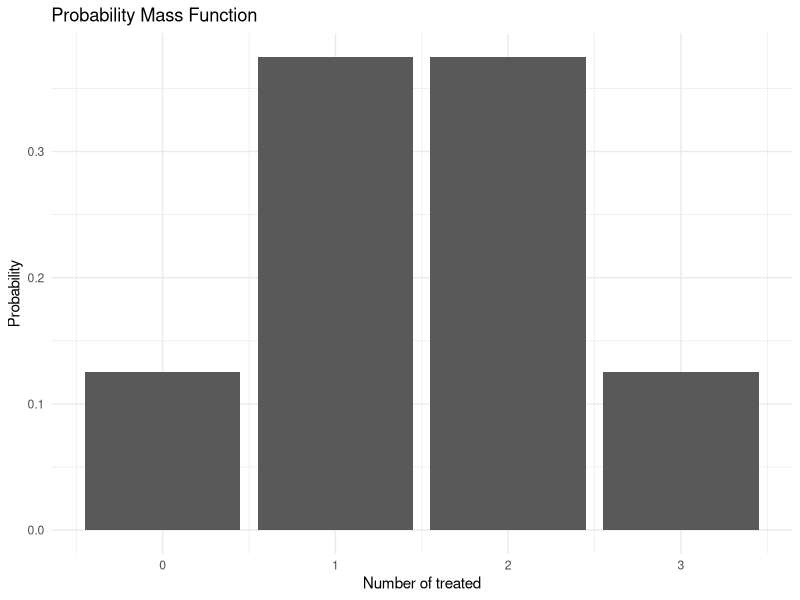
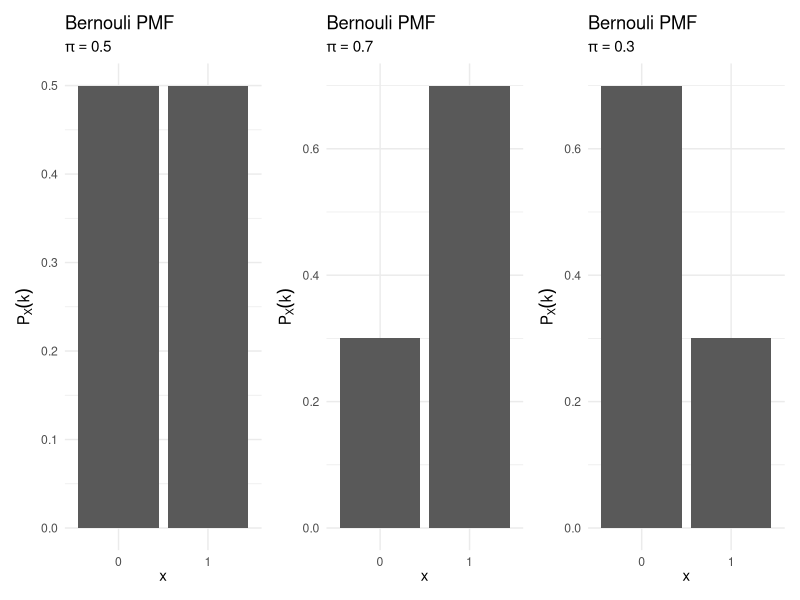
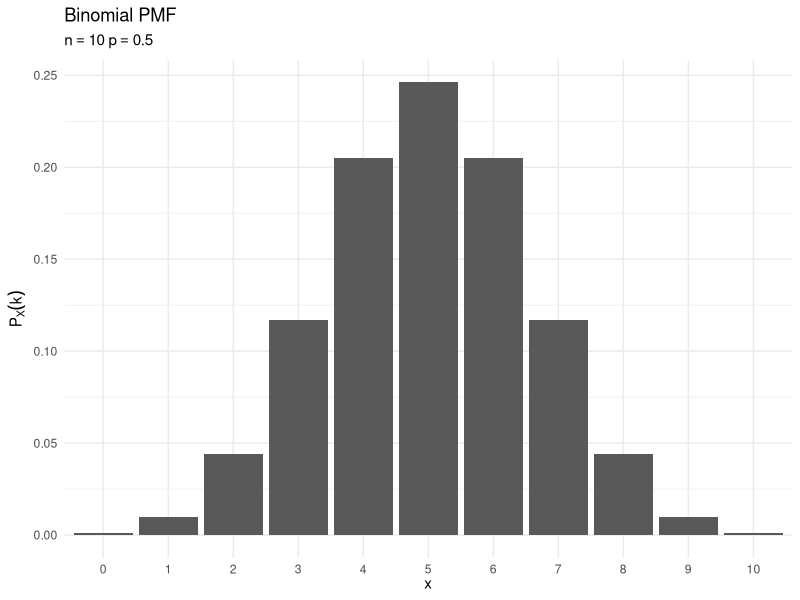
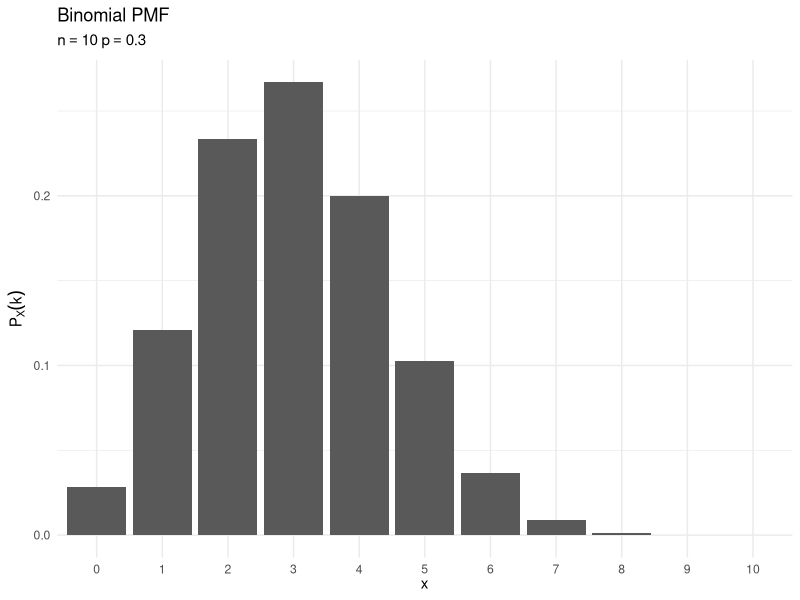
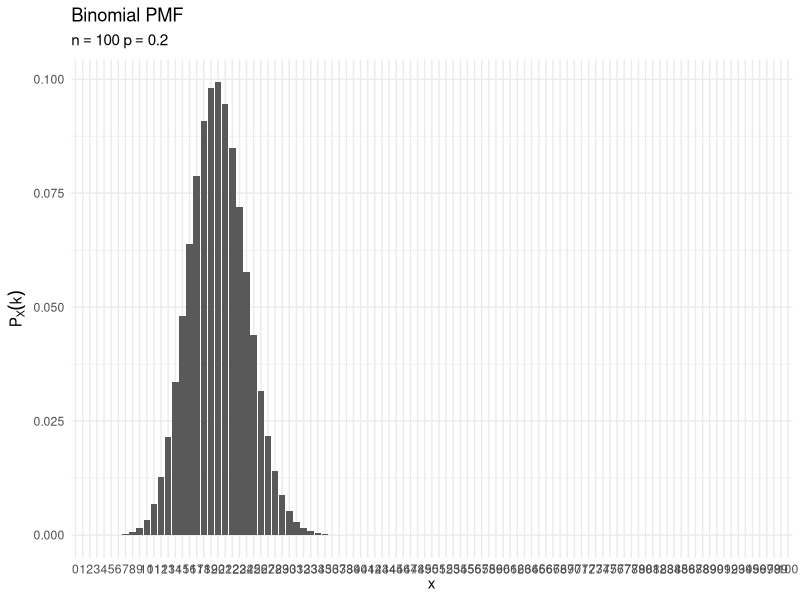
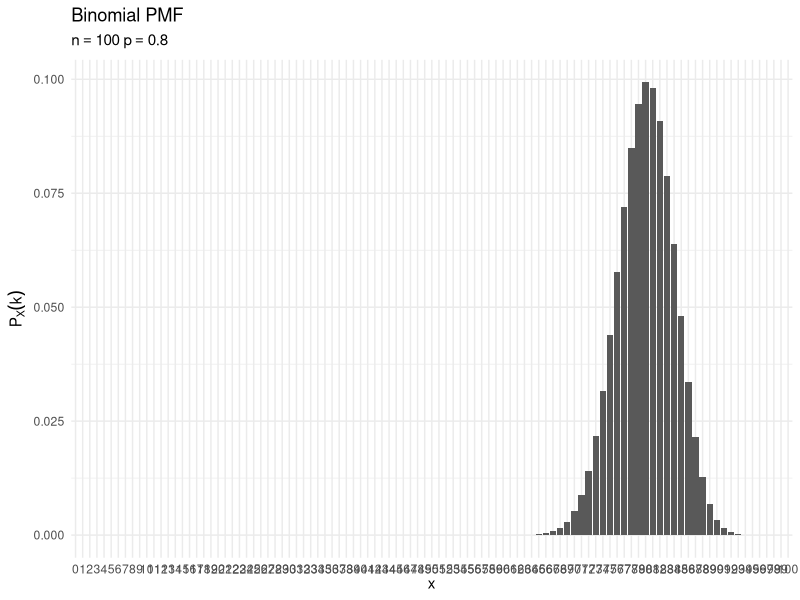
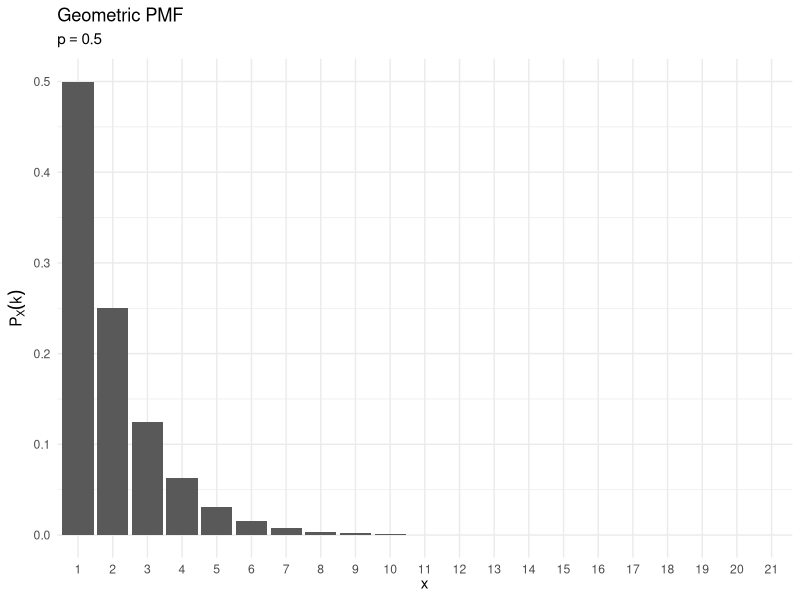
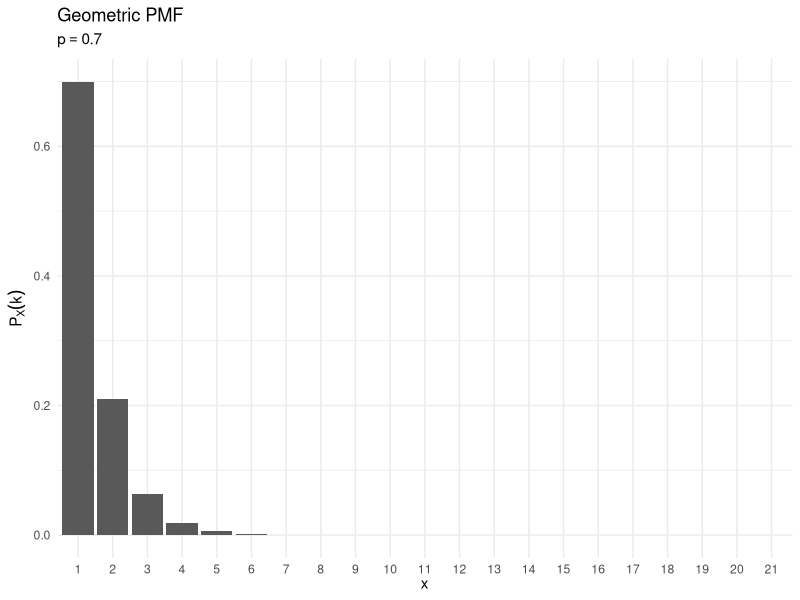

Reproduce these figures in R, in order.
## ---- chunk 1
knitr::opts_chunk$set(cache = TRUE)
## ---- chunk 2
library(tidyverse)
library(broom)
library(patchwork)

options(digits = 3)
set.seed(1234)
theme_set(theme_minimal())
## ---- chunk 3
pmf <- data_frame(x = 0:3,
           y = c(1/8, 3/8, 3/8, 1/8))

pmf %>%
  ggplot(aes(x, y)) +
  geom_col() +
  labs(title = "Probability Mass Function",
       x = "Number of treated",
       y = "Probability")
## ---- chunk 4
bernouli_plot <- function(p){
  data_frame(x = 0:1,
             p = dbinom(x = x, size = 1, prob = p)) %>%
    mutate(x = factor(x)) %>%
    ggplot(aes(x, p)) +
    geom_col() +
    labs(title = "Bernouli PMF",
         subtitle = bquote(pi == .(p)),
         x = expression(x),
         y = expression(P[X] (k)))
}
bernouli_plot(.5) +
  bernouli_plot(.7) +
  bernouli_plot(.3)
## ---- chunk 5
binomial_plot <- function(n, p){
  data_frame(x = 0:n,
             p = dbinom(x = x, size = n, prob = p)) %>%
    mutate(x = factor(x)) %>%
    ggplot(aes(x, p)) +
    geom_col() +
    labs(title = "Binomial PMF",
         subtitle = bquote(n == .(n) ~ p == .(p)),
         x = expression(x),
         y = expression(P[X] (k)))
}
binomial_plot(10, .5)
binomial_plot(10, .3)
binomial_plot(100, .2)
binomial_plot(100, .8)
## ---- chunk 6
geometric_plot <- function(p){
  data_frame(x = 0:20,
             p = dgeom(x = x, prob = p)) %>%
    mutate(x = factor(x + 1)) %>%
    ggplot(aes(x, p)) +
    geom_col() +
    labs(title = "Geometric PMF",
         subtitle = bquote(p == .(p)),
         x = expression(x),
         y = expression(P[X] (k)))
}

geometric_plot(.5)
geometric_plot(.7)
geometric_plot(.2)
## ---- chunk 7
poisson_plot <- function(lambda, max_n = 10){
  data_frame(x = 0:max_n,
             p = dpois(x = x, lambda = lambda)) %>%
    mutate(x = factor(x)) %>%
    ggplot(aes(x, p)) +
    geom_col() +
    labs(title = "Poisson PMF",
         subtitle = bquote(lambda == .(lambda)),
         x = expression(x),
         y = expression(P[X] (k)))
}
poisson_plot(2)
poisson_plot(5.5)
poisson_plot(78, max_n = 150)
## ---- chunk 8
data_frame(n = 1:50,
           prob = dpois(n, 5)) %>%
  ggplot(aes(n, prob)) +
  geom_col() +
  labs(x = "Number of threats",
       y = "Probability")
## ---- chunk 9
bernouli_cdf_plot <- function(p){
  df <- data_frame(x = 0:1,
                   pmf = dbinom(x = x, size = 1, prob = p),
                   cdf = pbinom(q = x, size = 1, prob = p)) %>%
    mutate(x = factor(x))
  
  ggplot(df, aes(x, pmf)) +
    geom_col() +
    labs(title = "Bernouli PMF",
         subtitle = bquote(pi == .(p)),
         x = expression(x),
         y = expression(P[X] (k))) +
    ggplot(df, aes(x, cdf)) +
    geom_col() +
    labs(title = "Bernouli CDF",
         subtitle = bquote(pi == .(p)),
         x = expression(x),
         y = expression(F[X] (k)))
}

bernouli_cdf_plot(.5)
bernouli_cdf_plot(.7)
bernouli_cdf_plot(.3)
## ---- chunk 10
binomial_cdf_plot <- function(n, p){
  df <- data_frame(x = 0:n,
                   pmf = dbinom(x = x, size = n, prob = p),
                   cdf = pbinom(q = x, size = n, prob = p))
  
  ggplot(df, aes(x, pmf)) +
    geom_col() +
    labs(title = "Binomial PMF",
         subtitle = bquote(n == .(n) ~ p == .(p)),
         x = expression(x),
         y = expression(P[X] (k))) +
    ggplot(df, aes(x, cdf)) +
    geom_col() +
    labs(title = "Binomial CDF",
         subtitle = bquote(n == .(n) ~ p == .(p)),
         x = expression(x),
         y = expression(F[X] (k)))
}

binomial_cdf_plot(10, .5)
binomial_cdf_plot(10, .3)
binomial_cdf_plot(100, .2)
binomial_cdf_plot(100, .8)
## ---- chunk 11
geometric_cdf_plot <- function(p){
  df <- data_frame(x = 0:20,
                   pmf = dgeom(x = x, prob = p),
                   cdf = pgeom(q = x, prob = p)) %>%
    mutate(x = x + 1)
  
  ggplot(df, aes(x, pmf)) +
    geom_col() +
    labs(title = "Geometric PMF",
         subtitle = bquote(p == .(p)),
         x = expression(x),
         y = expression(P[X] (k))) +
    ggplot(df, aes(x, cdf)) +
    geom_col() +
    labs(title = "Geometric CDF",
         subtitle = bquote(p == .(p)),
         x = expression(x),
         y = expression(F[X] (k)))
}

geometric_cdf_plot(.5)
geometric_cdf_plot(.7)
geometric_cdf_plot(.2)
## ---- chunk 12
poisson_cdf_plot <- function(lambda, max_n = 10){
  df <- data_frame(x = 0:max_n,
                   pmf = dpois(x = x, lambda = lambda),
                   cdf = ppois(q = x, lambda = lambda))
  
  ggplot(df, aes(x, pmf)) +
    geom_col() +
    labs(title = "Poisson PMF",
         subtitle = bquote(lambda == .(lambda)),
         x = expression(x),
         y = expression(P[X] (k))) +
    ggplot(df, aes(x, cdf)) +
    geom_col() +
    labs(title = "Poisson CDF",
         subtitle = bquote(lambda == .(lambda)),
         x = expression(x),
         y = expression(F[X] (k)))
}

poisson_cdf_plot(2)
poisson_cdf_plot(5.5)
poisson_cdf_plot(78, max_n = 150)
## ---- chunk 13
N <- 10
k <- 5
prob <- .5
## ---- chunk 14
N <- 20
k <- 5
prob <- .4
## ---- chunk 15
N <- 1
k <- 1
prob <- .4
## ---- chunk 16
set.seed(1234)

# store in a vector
rbinom(1000, size = 10, prob = .5)

# store in a data frame
data_frame(x = rbinom(1000, size = 10, prob = .5))
## ---- chunk 17
rerun(.n = 10, rbinom(10, size = 10, prob = .5)) %>%
  bind_cols()
## ---- chunk 18
rerun(.n = 9, rbinom(1000, size = 10, prob = .5)) %>%
  bind_cols() %>%
  gather(var, value) %>%
  ggplot(aes(value)) +
  geom_bar() +
  facet_wrap(~var) +
    labs(title = "Simulated draws from a Binomial PMF",
         subtitle = expression(n == 10 ~ pi == .5),
         x = expression(x),
         y = expression(p[X] (k)))
## ---- chunk 19
# draw #1
set.seed(1234)
rbinom(10, size = 10, prob = .5)

# draw #2
set.seed(1234)
rbinom(10, size = 10, prob = .5)
## ---- chunk 20
N <- 3
lambda <- 5
## ---- chunk 21
N <- 12
lambda <- 17.3
## ---- chunk 22
set.seed(1234)

# store in a vector
(X <- rpois(1000, lambda = 17.3))
## ---- chunk 23
mean(X)
var(X)
## ---- chunk 24
dbinom(0, 20, 0.15) + dbinom(1, 20, 0.15) + dbinom(2, 20, 0.15)
## ---- chunk 25
pbinom(2, 20, 0.15)
## ---- chunk 26
dpois(7:12, 10)
sum(dpois(7:12, 10))
ppois(12, 10) - ppois(6, 10)
## ---- chunk 27
sum(dpois(13:50, 10))
1 - ppois(12, 10)
## ---- chunk 28

